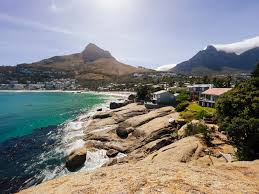
#> input picture images (1).jpg, 259 x 194 px, found by its file name
$ jupyter execute Application_on_image.ipynb
#> lines starting #> are read from the running program, lines starting #| are printed output that depends on the picture
# Unsupervised Learning:

# Application - color quantisation

Let's start by importing all the libraries we will use
1. Numpy
2. Matplotlib.pyplot
3. shuffle from sklearn.utils
4. load_sample_image from sklearn.datasets
5. KMeans from sklearn.cluster
6. cv2

[cell 1]
# Your code here
import numpy as np
import matplotlib.pyplot as plt
from sklearn.utils import shuffle
from sklearn.datasets import load_sample_image
from sklearn.cluster import KMeans
import cv2

[cell 2]
#
flower = cv2.imread('/content/images (1).jpg')
#> flower is the input picture: shape (194, 259, 3); mean B, G, R 131.4, 133.1, 133.7
flower

[cell 3]
flower.shape
#> Out = (194, 259, 3)

[cell 4]
# read in a sample image from sklearn
# flower = load_sample_image('flower.jpg')


flower = np.array(flower, dtype=np.float64) / 255

# display the flower image
plt.figure(figsize=(10, 10))
plt.imshow(flower)

[cell 5]
flower

[cell 6]
# width, height, and channels/dimensions
w, h, d = original_shape =  tuple(flower.shape) #shape of flower in tuple
#> w = 194; h = 259; d = 3; original_shape = (194, 259, 3)

# Confirm that image is 3d
assert d == 3

# change the image into a 2-D
image_array = np.reshape(flower, (w * h, d))

[cell 7]
# Shuffle the image with random state of 42
image_sample = shuffle(image_array, random_state=42)

#Specify the number of colors you want, initialise, and fit Kmeans on image_sample
n_colors =  2 # specify the number of colors
kmeans = KMeans(n_clusters=n_colors, random_state=42 ) #initialise
kmeans.fit(image_sample)  #fit kmeans

#Get color indices for full image using predict on image_array
labels = kmeans.predict(image_array)

[cell 8]
#reconstruct the image
d = kmeans.cluster_centers_.shape[1]
image = np.zeros((w, h, d))

label_index = 0
for i in range(w):
    for j in range(h):
        image[i][j] = kmeans.cluster_centers_[labels[label_index]]
        label_index += 1
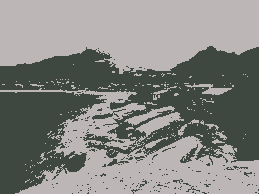
#> image: shape (194, 259, 3) float64; mean of channels 0, 1, 2 0.516, 0.522, 0.524; drawn as B, G, R
#> after the loop, label_index = 50246
        # print(i)
        # print(j)
        # print(label_index)

plt.figure(figsize=(10, 10))
plt.imshow(image)
